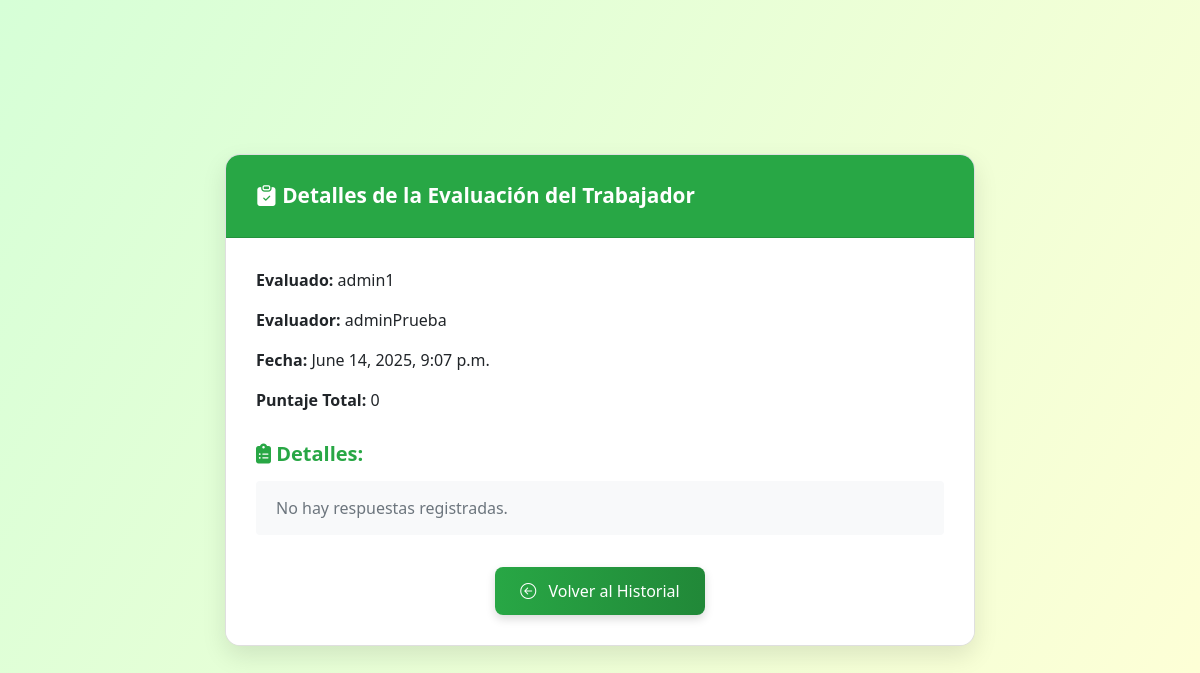
Page /evaluacion/TRAB/15/ on the earlier database version.
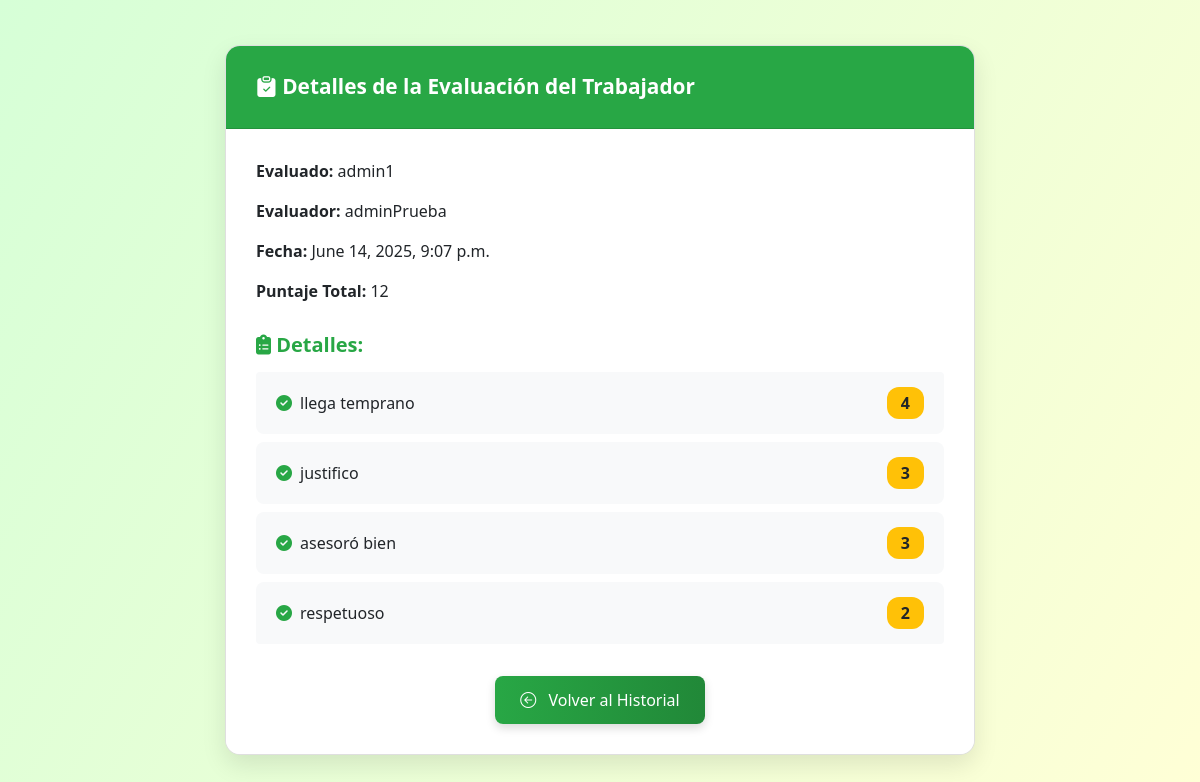
Same page on the later database version.
### core/models.py (models this page shows, shortened)
class EvaluacionTrabajador(models.Model):
    ESTADOS = [
        ('PENDIENTE', 'Pendiente'),
        ('EN_PROGRESO', 'En progreso'),
        ('COMPLETADA', 'Completada'),
    ]
    evaluador = models.ForeignKey(settings.AUTH_USER_MODEL, on_delete=models.CASCADE, related_name='evaluaciones_realizadas')
    evaluado = models.ForeignKey(settings.AUTH_USER_MODEL, on_delete=models.CASCADE, related_name='evaluaciones_recibidas')
    fecha_creacion = models.DateTimeField(default=timezone.now)
    fecha_activacion = models.DateTimeField(default=timezone.now)
    estado = models.CharField(max_length=20, choices=ESTADOS, default='PENDIENTE')
    observaciones = models.TextField(blank=True, null=True)
    @property
    def puntaje_total(self):
        return self.respuestas.aggregate(total=Sum('puntaje'))['total'] or 0

class Usuario(AbstractUser):
    def __str__(self):
        return self.username  # Representación del objeto Usuario, devuelve solo el nombre de usuario.

class RespuestaEvaluacionTrabajador(models.Model):
    evaluacion = models.ForeignKey(EvaluacionTrabajador, on_delete=models.CASCADE, related_name='respuestas')
    indicador = models.ForeignKey(Indicador, on_delete=models.CASCADE)
    puntaje = models.IntegerField(default=0)

class Indicador(models.Model):
    nombre = models.CharField(max_length=100)
    descripcion = models.TextField(blank=True, null=True)
    criterio = models.ForeignKey(
    Criterio,
    on_delete=models.CASCADE,
    related_name='indicadores'
)
    max_puntaje = models.IntegerField(default=5)

### core/views.py (the view)
# urls.py: path('evaluacion/<str:tipo>/<int:id>/', views.ver_evaluacion, name='ver_evaluacion'),
def ver_evaluacion(request, tipo, id):
    try:
        if tipo == 'AUTO':
            evaluacion = AutoevaluacionTrabajador.objects.get(id=id)
        elif tipo == 'TRAB':
            evaluacion = EvaluacionTrabajador.objects.get(id=id)
        elif tipo == 'CLIE':
            evaluacion = EvaluacionVenta.objects.get(id=id)
        else:
            return HttpResponse("Tipo de evaluación no válido", status=400)
        return render(request, 'ver_evaluacion.html', {'evaluacion': evaluacion, 'tipo': tipo})
    except (AutoevaluacionTrabajador.DoesNotExist, EvaluacionTrabajador.DoesNotExist, EvaluacionVenta.DoesNotExist):
        raise Http404(f"Evaluación no encontrada: No {tipo} con ID {id}")

### templates/ver_evaluacion.html (shortened to what this page needs)
{% load static %}
<!DOCTYPE html>
<html lang="es">
<head>
    <link rel="stylesheet"
          href="https://cdn.jsdelivr.net/npm/bootstrap@4.6.2/dist/css/bootstrap.min.css">
    <link rel="stylesheet"
          href="https://cdnjs.cloudflare.com/ajax/libs/font-awesome/6.5.0/css/all.min.css">
    <link rel="stylesheet"
          href="https://cdn.jsdelivr.net/npm/bootstrap-icons@1.10.5/font/bootstrap-icons.css">
</head>
<body>
<div class="card card-evaluacion">
    <div class="card-header">
        <i class="bi bi-clipboard-check-fill"></i>
        {% if tipo == 'AUTO' %}
            Detalles de la Autoevaluación
        {% elif tipo == 'TRAB' %}
            Detalles de la Evaluación del Trabajador
        {% elif tipo == 'CLIE' %}
            Detalles de la Evaluación del Cliente
        {% else %}
            Evaluación
        {% endif %}
    </div>
    <div class="card-body">
        {% if tipo == 'AUTO' %}
            <p><strong>Trabajador:</strong> {{ evaluacion.trabajador }}</p>
            <p><strong>Fecha:</strong> {{ evaluacion.fecha }}</p>
            <p><strong>Puntaje Total:</strong> {{ evaluacion.puntaje_total }}</p>
            <h5 class="respuestas-titulo"><i class="fas fa-clipboard-list"></i> Respuestas:</h5>
            <ul class="list-group">
                {% for r in evaluacion.respuestas.all %}
                    <li class="list-group-item d-flex justify-content-between align-items-center">
                        <span class="item-label"><i class="fas fa-check-circle"></i> {{ r.indicador.nombre }}</span>
                        <span class="badge badge-eval">{{ r.valoracion }}</span>
                    </li>
                {% empty %}
                    <li class="list-group-item text-muted">No hay respuestas registradas.</li>
                {% endfor %}
            </ul>
        {% elif tipo == 'TRAB' %}
            <p><strong>Evaluado:</strong> {{ evaluacion.evaluado }}</p>
            <p><strong>Evaluador:</strong> {{ evaluacion.evaluador }}</p>
            <p><strong>Fecha:</strong> {{ evaluacion.fecha_creacion }}</p>
            <p><strong>Puntaje Total:</strong> {{ evaluacion.puntaje_total }}</p>
            <h5 class="respuestas-titulo"><i class="fas fa-clipboard-list"></i> Detalles:</h5>
            <ul class="list-group">
                {% for r in evaluacion.respuestas.all %}
                    <li class="list-group-item d-flex justify-content-between align-items-center">
                        <span class="item-label"><i class="fas fa-check-circle"></i> {{ r.indicador.nombre }}</span>
                        <span class="badge badge-eval">{{ r.puntaje }}</span>
                    </li>
                {% empty %}
                    <li class="list-group-item text-muted">No hay respuestas registradas.</li>
                {% endfor %}
            </ul>
        {% else %}
            <p class="text-danger">No se reconoce el tipo de evaluación.</p>
        {% endif %}
        <div class="text-center mt-4">
            <a href="{% url 'historial_evaluaciones' %}" class="btn btn-volver">
                <i class="bi bi-arrow-left-circle mr-2"></i> Volver al Historial
            </a>
        </div>
    </div>
</div>
</body>
</html>

### templates/ver_evaluacion.html (style rules this page uses)
body { background: linear-gradient(120deg, #d6ffd7, #ffffd6); min-height: 100vh; font-family: 'Segoe UI', sans-serif; display: flex; align-items: center; justify-content: center; padding: 30px; }
.card-evaluacion { width: 100%; max-width: 750px; border-radius: 15px; box-shadow: 0 10px 25px rgba(0, 0, 0, 0.1); overflow: hidden; animation: fadeIn 0.5s ease-in-out; }
.card-header { background-color: #28a745; color: white; padding: 25px 30px; font-size: 1.3rem; font-weight: bold; }
.card-body { padding: 30px; background-color: white; }
.respuestas-titulo { color: #28a745; font-weight: 600; margin-top: 30px; margin-bottom: 15px; }
.list-group-item { background-color: #f8f9fa; border: none; margin-bottom: 8px; border-radius: 8px; padding: 15px 20px; transition: all 0.2s ease-in-out; }
.badge-eval { background: #ffc107; color: #212529; font-size: 1rem; padding: 8px 14px; border-radius: 12px; }
.item-label { font-weight: 500; display: flex; align-items: center; }
.item-label i { margin-right: 8px; color: #28a745; }
.btn-volver { background: linear-gradient(to right, #28a745, #218838); color: white; border: none; padding: 12px 25px; font-size: 1rem; border-radius: 8px; transition: background 0.3s ease, transform 0.2s ease; box-shadow: 0 4px 10px rgba(0, 0, 0, 0.15); }

Differences in the rows shown:
changed EvaluacionTrabajador "admin1": puntaje_total "0" → "12"
added RespuestaEvaluacionTrabajador: indicador.nombre "llega temprano", puntaje "4"
added RespuestaEvaluacionTrabajador: indicador.nombre "justifico", puntaje "3"
added RespuestaEvaluacionTrabajador: indicador.nombre "asesoró bien", puntaje "3"
added RespuestaEvaluacionTrabajador: indicador.nombre "respetuoso", puntaje "2"
Other differences:
text no longer shown: "No hay respuestas registradas."
